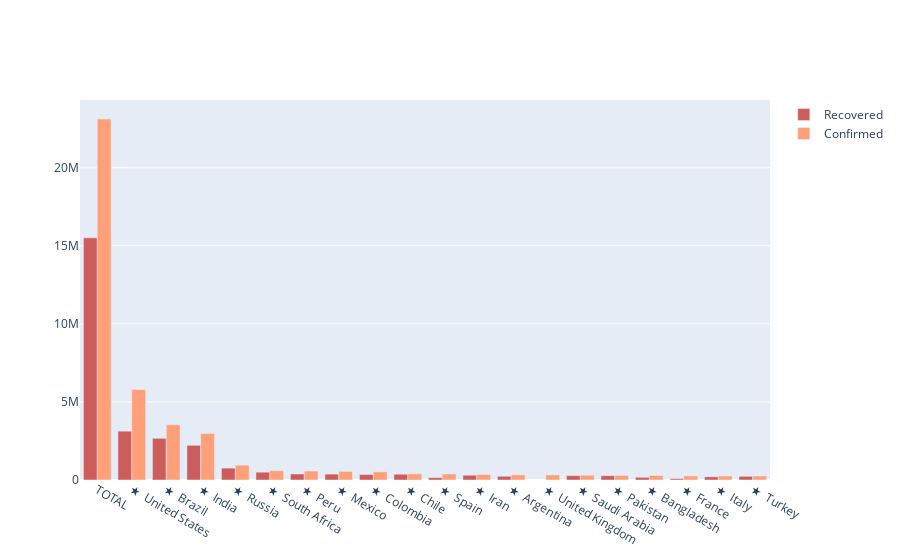

Notebook code for this chart:
### Markdown cell above
#### lets visualize the recovered cases based on total confirmed case

### Code cell
# lets visualize the recovered case based in relation to total confirmed case

import plotly.graph_objects as go


# for grouped barplot using recovered cases per country and total number of cases per country.

fig = go.Figure(data = [
go.Bar(
    x = world_df['Name'],
    y = world_df["Recovered"].head(20),
    name = "Recovered",
    marker_color = "indianred"
),
go.Bar(
    x = world_df['Name'],
    y = world_df['Confirmed'].head(20),
    name = 'Confirmed',
    marker_color = "lightsalmon"
)
])

# Here we modify the tickangle of the xaxis, resulting in rotated labels.
fig.update_layout(barmode='group')
fig.show()

### Figure 1 — Plotly figure (JSON) as saved in the notebook; plotly's stock layout.template omitted (floating-point values rounded to 4 significant figures; data arrays with more than 128 entries replaced by an {"elided": "..."} marker saying what was removed)
{"data": [{"marker": {"color": "indianred"}, "name": "Recovered", "type": "bar", "x": {"elided": "215 str values"}, "y": ["15509908", "3127418", "2670755", "2222577", "761330", "500102", "384908", "376409", "348940", "367897", "150376", "305866", "239806", "Unknown", "277067", "275317", "172615", "84829", "204960", "235569"]}, {"marker": {"color": "lightsalmon"}, "name": "Confirmed", "type": "bar", "x": {"elided": "215 str values"}, "y": [23121366, 5796727, 3536488, 2975701, 946976, 603338, 576067, 549734, 522138, 393769, 386054, 354764, 329043, 323313, 305186, 292174, 290360, 257333, 257065, 255723]}], "layout": {"barmode": "group"}}
